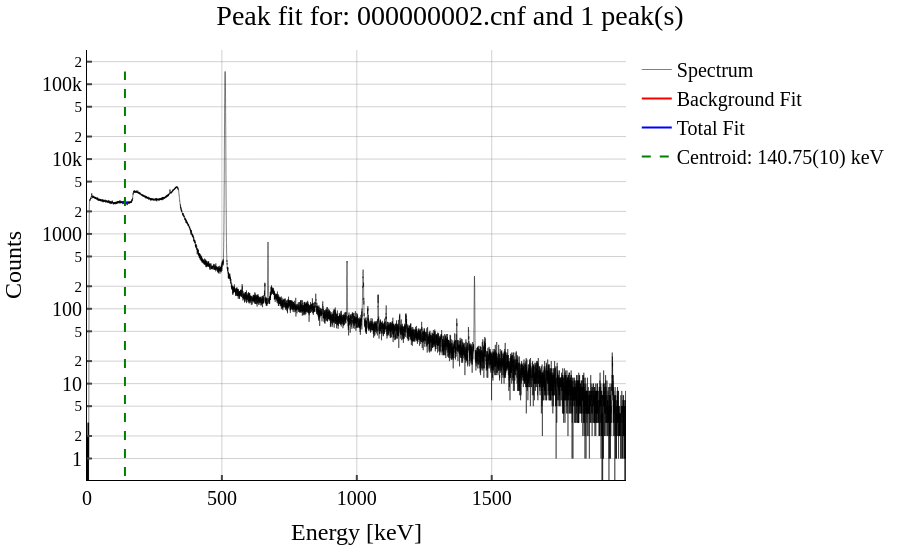

The notebook cell this image was saved under:
### Code cell
from mapp_tricks.peakfit import parse_spectrum_file, plot_plotly

file2 = parse_spectrum_file('/home/lars/kDrive/uni/phd/projects/dineutron/cs_ana/enrMo100/data/t7A/spectra/10min/000000002.cnf')
print(file2.energy)
pf = PeakFitter()

res = pf.fit_peak(file2, (131,151))
print(res)

fig = plot_plotly(file2, [res])
fig.show()

### Figure 1 — Plotly figure (JSON) as saved in the notebook; plotly's stock layout.template omitted (floating-point values rounded to 4 significant figures; data arrays with more than 128 entries replaced by an {"elided": "..."} marker saying what was removed)
{"data": [{"error_x": {"color": "rgba(63, 63, 63, 0.81)", "thickness": 1, "width": 0}, "error_y": {"color": "rgba(63, 63, 63, 0.81)", "thickness": 1, "width": 0}, "line": {"color": "black", "shape": "hvh", "width": 0.5}, "mode": "lines", "name": "Spectrum", "type": "scatter", "x": {"elided": "8192 float values"}, "y": {"elided": "8192 int values"}}, {"error_x": {"color": "rgba(63, 63, 63, 0.81)", "thickness": 1, "width": 0}, "error_y": {"color": "rgba(63, 63, 63, 0.81)", "thickness": 1, "width": 0}, "line": {"color": "red"}, "mode": "lines", "name": "Background Fit", "type": "scatter", "x": {"elided": "1000 float values"}, "y": {"elided": "1000 float values"}}, {"error_x": {"color": "rgba(63, 63, 63, 0.81)", "thickness": 1, "width": 0}, "error_y": {"color": "rgba(63, 63, 63, 0.81)", "thickness": 1, "width": 0}, "line": {"color": "blue"}, "mode": "lines", "name": "Total Fit", "type": "scatter", "x": {"elided": "1000 float values"}, "y": {"elided": "1000 float values"}}, {"error_x": {"color": "rgba(63, 63, 63, 0.81)", "thickness": 1, "width": 0}, "error_y": {"color": "rgba(63, 63, 63, 0.81)", "thickness": 1, "width": 0}, "line": {"color": "green", "dash": "dash"}, "mode": "lines", "name": "Centroid: 140.75(10) keV", "type": "scatter", "x": [140.8, 140.8], "y": [0, 147891]}], "layout": {"title": {"text": "Peak fit for: 000000002.cnf and 1 peak(s)"}, "xaxis": {"title": {"text": "Energy [keV]"}}, "yaxis": {"title": {"text": "Counts"}, "type": "log"}}}
